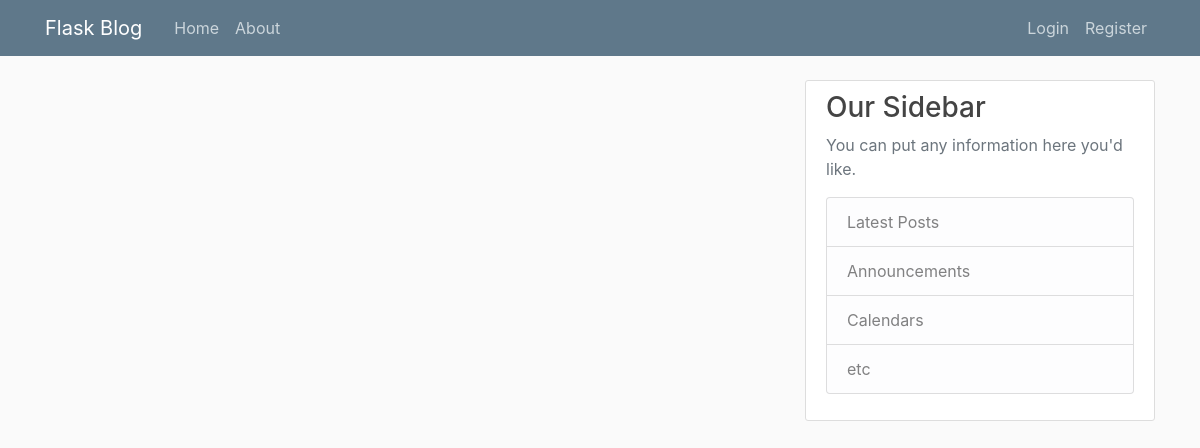
The app's page /home, older data.
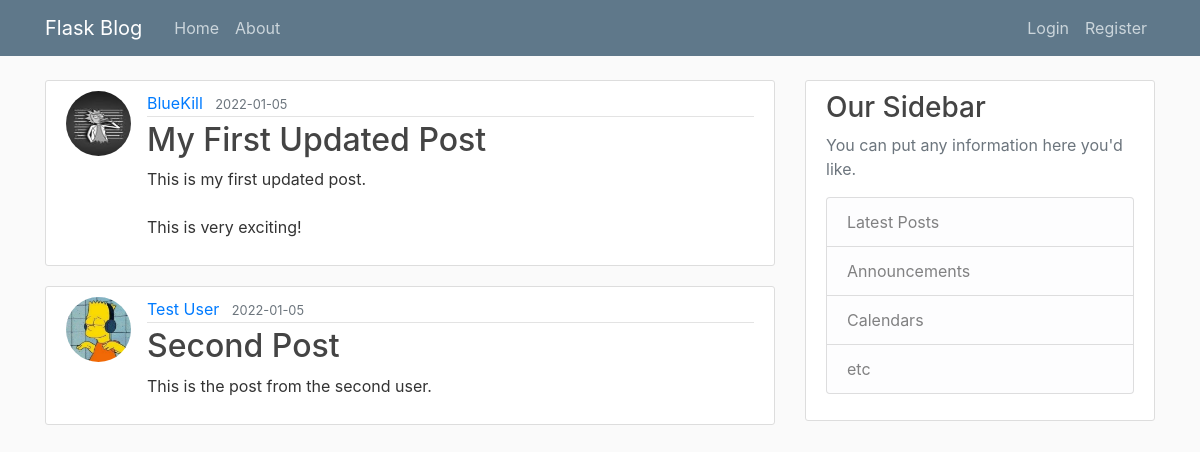
The same page, newer data.
### flaskblog/models.py (models this page shows, shortened)
class Post(db.Model):
    id = db.Column(db.Integer, primary_key=True)
    title = db.Column(db.String(100), nullable=False)
    date_posted = db.Column(db.DateTime, nullable=False, default=datetime.utcnow)
    content = db.Column(db.Text, nullable=False)
    user_id = db.Column(db.Integer, db.ForeignKey('user.id'), nullable=False)

class User(db.Model, UserMixin):
    id = db.Column(db.Integer, primary_key=True)
    username = db.Column(db.String(20), unique=True, nullable=False)
    email = db.Column(db.String(120), unique=True, nullable=False)
    image_file = db.Column(db.String(20), nullable=False, default='default.jpg')
    password = db.Column(db.String(60), nullable=False)
    posts = db.relationship('Post', backref='author', lazy=True)

### flaskblog/routes.py (the view)
@app.route("/") # Home page
@app.route("/home")
def home():
    page = request.args.get('page', 1, type=int)
    posts = Post.query.paginate(page=page, per_page=5)
    return render_template('home.html', posts=posts)

### flaskblog/templates/home.html
{% extends "layout.html" %}
{% block content %}
    {% for post in posts.items %}
        <article class="media content-section">
            <img class="rounded-circle article-img" src="{{ url_for('static', filename='profile_pics/' + post.author.image_file) }}" alt="User Profile Pic">
            <div class="media-body">
                <div class="article-metadata">
                    <a class="mr-2" href="#">{{ post.author.username }}</a>
                    <small class="text-muted">{{ post.date_posted.strftime('%Y-%m-%d') }}</small>
                </div>
                <h2><a class="article-title" href="{{ url_for('post', post_id=post.id) }}">{{ post.title }}</a></h2>
                <p class="article-content">{{ post.content }}</p>
            </div>
        </article>
    {% endfor %}
{% endblock content%}

Row changes from the older to the newer data that the page shows:
added Post: image_file (picture), author.username "BlueKill", date_posted "2022-01-05", title "My First Updated Post", content "This is my first updated post. This is very exciting!"
added Post: image_file (placeholder picture), author.username "Test User", date_posted "2022-01-05", title "Second Post", content "This is the post from the second user."
